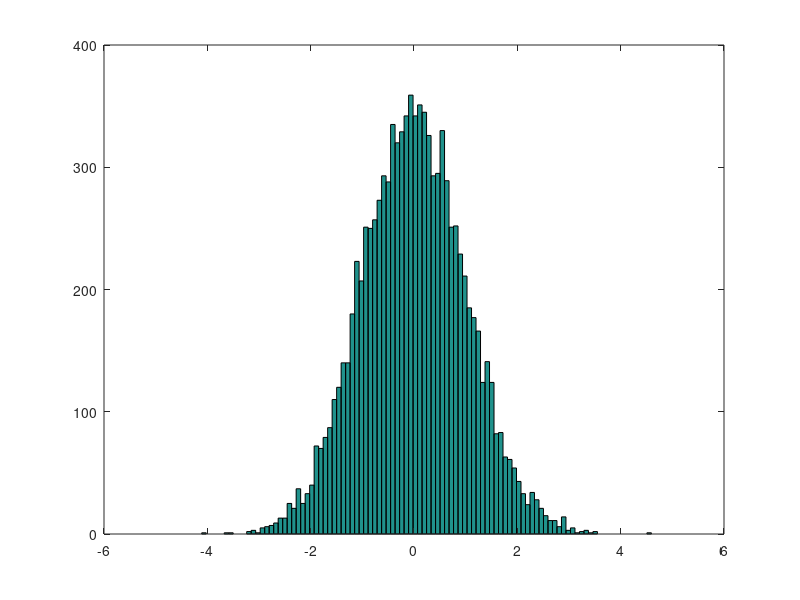

Write MATLAB code to recreate this figure.
disp("--- You are running 'f02_matrices' file now ---")

% Defining matrices
disp("\nDefining matrices")
A = [1 2; 3 4; 5 6]    % 3x2 matrix

B = [1 2;
3 4;
5 6]                   % same

C = [1; 2; 3]          % vector

D = 1:0.1:2            % vector containing [1..2] range with step of 0.1

E = 1:6                % vector containing [1..6] range with step of 1

% Sizes and selections
disp("\nMatrix sizes and selections")
size(A)                % 3x2. The result itself is a 1 x 2 matrix
size(A, 1)             % 3
size(A, 2)             % 2
length(A)              % 3 - length returns the largest dimension value
a1 = A(:)              % 1 3 5 2 4 6 - a vector created from this matrix (rows-first)
size(a1)               % 6x1
a2 = A(1:5)            % 1 3 5 2 4 - range, also rows-first, but an 1xM matrix, not Nx1 vector
size(a2)               % 1x5
a3 = A(:,2)            % 2 4 6 - select all rows, 2nd column
size(a3)               % 3x1
a4 = A(1:2,1)          % 1 3 - select rows [1..2], 1st column
size(a4)               % 2x1
a5 = A([1 3],:)        % 1 5 2 6 - select only rows 1 and 3, all columns
size(a5)               % 2x2
A(:,2) = [10; 11; 12]  % replace 2nd column with [10; 11; 12] vector
A(:,2) = [10 11 12]    % also works with a 1x3 matrix insead of vector
A = [A, [100; 101; 102]]  % add third row with [100; 101; 102] vector.
                          % this will throw a dimensions mismatch error if a [100 101 102] or [100, 101, 102] 1x3 matrix is passed

% Matrix operations
disp("\nMatrix operations")
A = [1 2; 3 4; 5 6]
B = [10 20; 30 40; 50 60]
C = [1 2; 2 4]
[A B]      % concatenate adding columns, [A, B] does the same
[A; B]     % concatenate adding rows
A .* 5     % [  5  10;  15  20;  25  30]
A * 5      % [  5  10;  15  20;  25  30]
A .* B     % [ 10  40;  90 160; 250 360] - .* does element-wise multiplication. Matrices must have the same dimensions
A * C      % [  5  10;  11  22;  17  34] - * does the usual matrix multiplication, where MxN * NxL -> MxL

A ./ 10    % [0.1 0.2; 0.3 0.4; 0.5 0.6]
A / 10     % [0.1 0.2; 0.3 0.4; 0.5 0.6]
10 ./ A    % [ 10 5.0; 3.3 2.5; 2.0 1.67]
A ./ B     % [0.1 0.1; 0.1 0.1; 0.1 0.1] - ./ does element-wise division, left arg over right arg. Matrices must have the same dimensions
B .\ A     % [0.1 0.1; 0.1 0.1; 0.1 0.1] - .\ does element-wise division, right arg over left arg. Matrices must have the same dimensions

% Solving simple equations
disp("\nSolving AxB = C equations")
A \ [4; 10; 16]       % [2; 1] - A\B returns T for AxT = B equation
[4; 10; 16] / [2; 1]  % [1.6 0.8; 4 2; 6.4 3.2] - A/B returns T for TxA = B equation
                      % [1.6 0.8;   4   2; 6.4 3.2] * [2; 1] = [4; 10; 16]
                      % and
                      % [  1   2;   3   4;   5   6] * [2; 1] = [4; 10; 16]
                      % so the result depends on solution search algorithm

% Matrix mutations
disp("\nMatrix mutations")
A'         % [1 3 5; 2 4 6 ] - transposition
flipud(A)  % [5 6; 3 4; 1 2] - flip the matrix
pinv(A)             % pseudo-inverse matrix (Moore-Penrose)
inv([5 3; 7 1])     % inverse matrix

% Matrix statistic functions
disp("\nMatrix statistic functions")
max(A)                       % [5 6]     - column-wise maximum
max(A,[],1)                  % [5 6]     - same, column-wise maximum
max(A,[],2)                  % [2; 4; 6] - row-wise maximum
max(A(:))                    % 6 - max of a vector is just one digit
max(max(A))                  % 6 - same
max([1 3; 5 7],[0 4; 3 9])   % [1 4; 5 9] - element-wise maximum for two matrices

min(A)                       % [1 2] - column-wise minimum
min([1 3; 5 7],[0 4; 3 9])   % [0 3; 3 7] - element-wise minimum for two matrices

A < 4      % [1 1; 1 0; 0 0] - element-wise comparison. Use find() to get the actual values
sum(A)     % [9 12]     - column-wise sum of all elements
sum(A, 1)  % [9 12 ]    - same, column-wise sum of all elements
sum(A, 2)  % [3; 7; 11] - row-wise sum of all elements
prod(A)    % [15 48] - column-wise product of all elements

% Matrix generation functions
disp("\nMatrix generation functions")
F = ones(3,2)          % 3x2 matrix of ones
G = zeros(3,2)         % 3x2 matrix of zeros. Note that it's 'zeros', not 'zeroes' like in NumPy
H = eye(3)             % 3x3 identity matrix
flipud(eye(3))         % flipped identity matrix will have the other diagonal filled with ones, which may be of some use

I = rand(3,2)          % 3x2 matrix of random-distributed values in [0..1] range
                       % (uniform distribution)

J = randn(3,2)         % 3x2 matrix of random-distributed values in [-..1] range
                       % (normal / gaussian distribution with mean value = 0 and variance = 1)

K = randn(3,2)         % 3x2 matrix of random-distributed values in [-..1] range
                       % (normal / gaussian distribution with mean value = 0 and variance = 1)

hist(randn(1,10000), 100)    % print histogam with 10 bins
